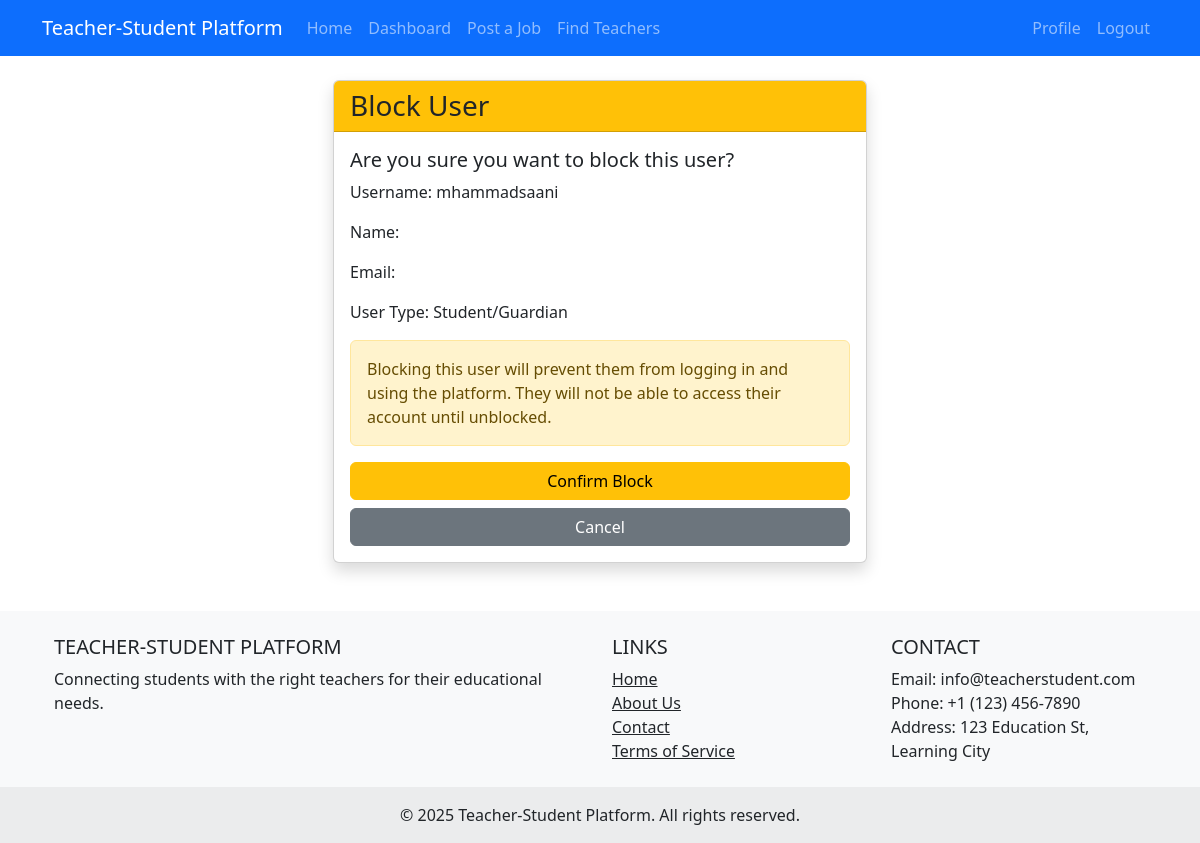
The page /admin-panel/users/2/block/ (signed in) on the database as committed earlier.
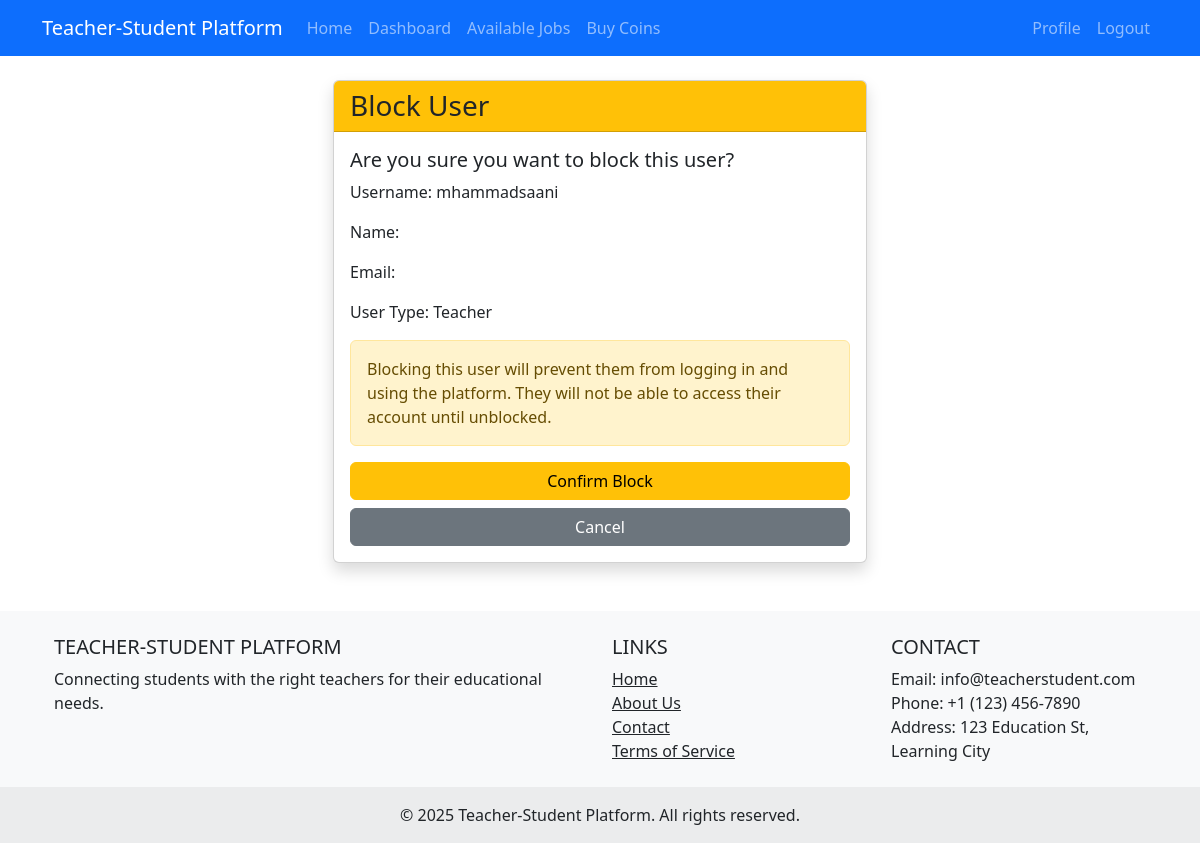
The same page on the database as committed later.
### accounts/models.py (models this page shows, shortened)
class User(AbstractUser):
    USER_TYPE_CHOICES = (
        ('admin', 'Admin'),
        ('teacher', 'Teacher'),
        ('student', 'Student/Guardian'),
    )
    user_type = models.CharField(max_length=10, choices=USER_TYPE_CHOICES, default='student')
    phone_number = models.CharField(max_length=15, blank=True, null=True)
    address = models.TextField(blank=True, null=True)
    profile_picture = models.ImageField(upload_to='profile_pictures/', blank=True, null=True)
    is_blocked = models.BooleanField(default=False)
    @property
    def is_admin(self):
        return self.user_type == 'admin'
    @property
    def is_teacher(self):
        return self.user_type == 'teacher'
    @property
    def is_student(self):
        return self.user_type == 'student'

### admin_panel/views.py (the view, shortened to what this page needs)
# urls.py: path('users/<int:pk>/block/', views.block_user, name='block_user'),
@login_required
@admin_required
def block_user(request, pk):
    user = get_object_or_404(User, pk=pk)
    return render(request, 'admin_panel/block_user.html', {'user': user})

### templates/admin_panel/block_user.html (shortened to what this page needs)
{% extends 'base.html' %}
{% block content %}
<div class="container mt-4">
    <div class="row">
        <div class="col-md-6 offset-md-3">
            <div class="card shadow">
                <div class="card-header bg-warning text-dark">
                    <h3 class="mb-0">Block User</h3>
                </div>
                <div class="card-body">
                    <h5 class="card-title">Are you sure you want to block this user?</h5>
                    <p class="card-text">Username: {{ user.username }}</p>
                    <p class="card-text">Name: {{ user.get_full_name }}</p>
                    <p class="card-text">Email: {{ user.email }}</p>
                    <p class="card-text">User Type: {{ user.get_user_type_display }}</p>
                    <div class="alert alert-warning">
                         Blocking this user will prevent them from logging in and using the platform. They will not be able to access their account until unblocked.
                    </div>
                    <form method="post">
                        <div class="d-grid gap-2">
                            <button type="submit" class="btn btn-warning">Confirm Block</button>
                            <a href="{% url 'admin_panel:user_list' %}" class="btn btn-secondary">Cancel</a>
                        </div>
                    </form>
                </div>
            </div>
        </div>
    </div>
</div>
{% endblock %}

Rows that differ between the two databases and show on the page:
changed User "mhammadsaani": user_type "Student/Guardian" → "Teacher"
Other text that changed with them:
text no longer shown: "Post a Job Find Teachers"
text now shown: "Available Jobs Buy Coins"
